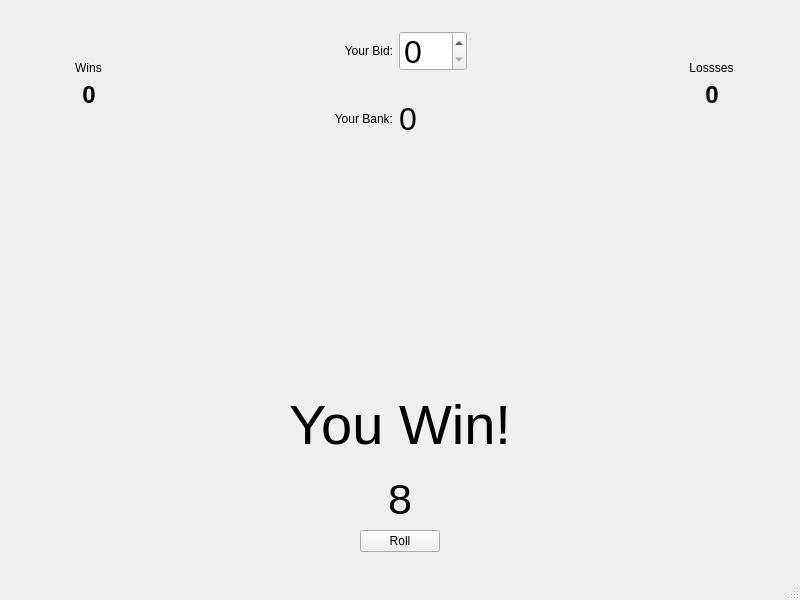
<?xml version="1.0" encoding="UTF-8"?>
<ui version="4.0">
 <class>MainWindow</class>
 <widget class="QMainWindow" name="MainWindow">
  <property name="geometry">
   <rect>
    <x>0</x>
    <y>0</y>
    <width>800</width>
    <height>600</height>
   </rect>
  </property>
  <property name="windowTitle">
   <string>MainWindow</string>
  </property>
  <widget class="QWidget" name="centralwidget">
   <layout class="QGridLayout" name="gridLayout_2">
    <item row="0" column="0">
     <layout class="QVBoxLayout" name="verticalLayout_6">
      <item>
       <layout class="QHBoxLayout" name="horizontalLayout_5">
        <item>
         <layout class="QVBoxLayout" name="verticalLayout_3">
          <item>
           <spacer name="verticalSpacer_6">
            <property name="orientation">
             <enum>Qt::Vertical</enum>
            </property>
            <property name="sizeHint" stdset="0">
             <size>
              <width>20</width>
              <height>10</height>
             </size>
            </property>
           </spacer>
          </item>
          <item>
           <layout class="QVBoxLayout" name="verticalLayout">
            <item>
             <widget class="QLabel" name="yourWinsLabel">
              <property name="minimumSize">
               <size>
                <width>80</width>
                <height>0</height>
               </size>
              </property>
              <property name="text">
               <string>Wins</string>
              </property>
              <property name="alignment">
               <set>Qt::AlignCenter</set>
              </property>
             </widget>
            </item>
            <item>
             <layout class="QHBoxLayout" name="horizontalLayout_3">
              <item>
               <spacer name="horizontalSpacer_6">
                <property name="orientation">
                 <enum>Qt::Horizontal</enum>
                </property>
                <property name="sizeHint" stdset="0">
                 <size>
                  <width>40</width>
                  <height>20</height>
                 </size>
                </property>
               </spacer>
              </item>
              <item>
               <widget class="QLabel" name="winsLabel">
                <property name="font">
                 <font>
                  <pointsize>18</pointsize>
                  <weight>75</weight>
                  <bold>true</bold>
                 </font>
                </property>
                <property name="text">
                 <string>0</string>
                </property>
                <property name="alignment">
                 <set>Qt::AlignCenter</set>
                </property>
               </widget>
              </item>
              <item>
               <spacer name="horizontalSpacer_7">
                <property name="orientation">
                 <enum>Qt::Horizontal</enum>
                </property>
                <property name="sizeHint" stdset="0">
                 <size>
                  <width>40</width>
                  <height>20</height>
                 </size>
                </property>
               </spacer>
              </item>
             </layout>
            </item>
           </layout>
          </item>
          <item>
           <spacer name="verticalSpacer_7">
            <property name="orientation">
             <enum>Qt::Vertical</enum>
            </property>
            <property name="sizeHint" stdset="0">
             <size>
              <width>20</width>
              <height>20</height>
             </size>
            </property>
           </spacer>
          </item>
         </layout>
        </item>
        <item>
         <spacer name="horizontalSpacer_10">
          <property name="orientation">
           <enum>Qt::Horizontal</enum>
          </property>
          <property name="sizeHint" stdset="0">
           <size>
            <width>40</width>
            <height>20</height>
           </size>
          </property>
         </spacer>
        </item>
        <item>
         <layout class="QGridLayout" name="gridLayout">
          <item row="0" column="0">
           <widget class="QLabel" name="label">
            <property name="text">
             <string>Your Bid:</string>
            </property>
            <property name="alignment">
             <set>Qt::AlignRight|Qt::AlignTrailing|Qt::AlignVCenter</set>
            </property>
           </widget>
          </item>
          <item row="0" column="1">
           <widget class="QSpinBox" name="bidSpinBox">
            <property name="minimumSize">
             <size>
              <width>0</width>
              <height>40</height>
             </size>
            </property>
            <property name="maximumSize">
             <size>
              <width>16777215</width>
              <height>40</height>
             </size>
            </property>
            <property name="font">
             <font>
              <pointsize>24</pointsize>
             </font>
            </property>
           </widget>
          </item>
          <item row="1" column="0">
           <widget class="QLabel" name="label_2">
            <property name="text">
             <string>Your Bank:</string>
            </property>
            <property name="alignment">
             <set>Qt::AlignRight|Qt::AlignTrailing|Qt::AlignVCenter</set>
            </property>
           </widget>
          </item>
          <item row="1" column="1">
           <widget class="QLabel" name="bankValue">
            <property name="minimumSize">
             <size>
              <width>0</width>
              <height>40</height>
             </size>
            </property>
            <property name="maximumSize">
             <size>
              <width>16777215</width>
              <height>40</height>
             </size>
            </property>
            <property name="font">
             <font>
              <pointsize>24</pointsize>
             </font>
            </property>
            <property name="text">
             <string>0</string>
            </property>
            <property name="alignment">
             <set>Qt::AlignLeading|Qt::AlignLeft|Qt::AlignVCenter</set>
            </property>
            <property name="margin">
             <number>5</number>
            </property>
           </widget>
          </item>
         </layout>
        </item>
        <item>
         <spacer name="horizontalSpacer_11">
          <property name="orientation">
           <enum>Qt::Horizontal</enum>
          </property>
          <property name="sizeHint" stdset="0">
           <size>
            <width>40</width>
            <height>20</height>
           </size>
          </property>
         </spacer>
        </item>
        <item>
         <layout class="QVBoxLayout" name="verticalLayout_4">
          <item>
           <spacer name="verticalSpacer_9">
            <property name="orientation">
             <enum>Qt::Vertical</enum>
            </property>
            <property name="sizeHint" stdset="0">
             <size>
              <width>20</width>
              <height>10</height>
             </size>
            </property>
           </spacer>
          </item>
          <item>
           <layout class="QVBoxLayout" name="verticalLayout_5">
            <item>
             <widget class="QLabel" name="yourWinsLabel_2">
              <property name="minimumSize">
               <size>
                <width>80</width>
                <height>0</height>
               </size>
              </property>
              <property name="text">
               <string>Lossses</string>
              </property>
              <property name="alignment">
               <set>Qt::AlignCenter</set>
              </property>
             </widget>
            </item>
            <item>
             <layout class="QHBoxLayout" name="horizontalLayout_4">
              <item>
               <spacer name="horizontalSpacer_8">
                <property name="orientation">
                 <enum>Qt::Horizontal</enum>
                </property>
                <property name="sizeHint" stdset="0">
                 <size>
                  <width>40</width>
                  <height>20</height>
                 </size>
                </property>
               </spacer>
              </item>
              <item>
               <widget class="QLabel" name="lossesLabel">
                <property name="font">
                 <font>
                  <pointsize>18</pointsize>
                  <weight>75</weight>
                  <bold>true</bold>
                 </font>
                </property>
                <property name="text">
                 <string>0</string>
                </property>
                <property name="alignment">
                 <set>Qt::AlignCenter</set>
                </property>
               </widget>
              </item>
              <item>
               <spacer name="horizontalSpacer_9">
                <property name="orientation">
                 <enum>Qt::Horizontal</enum>
                </property>
                <property name="sizeHint" stdset="0">
                 <size>
                  <width>40</width>
                  <height>20</height>
                 </size>
                </property>
               </spacer>
              </item>
             </layout>
            </item>
           </layout>
          </item>
          <item>
           <spacer name="verticalSpacer_10">
            <property name="orientation">
             <enum>Qt::Vertical</enum>
            </property>
            <property name="sizeHint" stdset="0">
             <size>
              <width>20</width>
              <height>20</height>
             </size>
            </property>
           </spacer>
          </item>
         </layout>
        </item>
       </layout>
      </item>
      <item>
       <layout class="QHBoxLayout" name="horizontalLayout">
        <item>
         <spacer name="horizontalSpacer">
          <property name="orientation">
           <enum>Qt::Horizontal</enum>
          </property>
          <property name="sizeType">
           <enum>QSizePolicy::MinimumExpanding</enum>
          </property>
          <property name="sizeHint" stdset="0">
           <size>
            <width>40</width>
            <height>20</height>
           </size>
          </property>
         </spacer>
        </item>
        <item>
         <widget class="QLabel" name="die1View">
          <property name="sizePolicy">
           <sizepolicy hsizetype="Fixed" vsizetype="Fixed">
            <horstretch>0</horstretch>
            <verstretch>0</verstretch>
           </sizepolicy>
          </property>
          <property name="minimumSize">
           <size>
            <width>180</width>
            <height>180</height>
           </size>
          </property>
          <property name="font">
           <font>
            <pointsize>72</pointsize>
            <weight>75</weight>
            <bold>true</bold>
           </font>
          </property>
          <property name="text">
           <string/>
          </property>
          <property name="pixmap">
           <pixmap resource="crapsResources.qrc">:/1</pixmap>
          </property>
          <property name="alignment">
           <set>Qt::AlignCenter</set>
          </property>
         </widget>
        </item>
        <item>
         <spacer name="horizontalSpacer_2">
          <property name="orientation">
           <enum>Qt::Horizontal</enum>
          </property>
          <property name="sizeType">
           <enum>QSizePolicy::MinimumExpanding</enum>
          </property>
          <property name="sizeHint" stdset="0">
           <size>
            <width>40</width>
            <height>20</height>
           </size>
          </property>
         </spacer>
        </item>
        <item>
         <widget class="QLabel" name="die2View">
          <property name="sizePolicy">
           <sizepolicy hsizetype="Fixed" vsizetype="Fixed">
            <horstretch>0</horstretch>
            <verstretch>0</verstretch>
           </sizepolicy>
          </property>
          <property name="minimumSize">
           <size>
            <width>180</width>
            <height>180</height>
           </size>
          </property>
          <property name="font">
           <font>
            <pointsize>72</pointsize>
            <weight>75</weight>
            <bold>true</bold>
           </font>
          </property>
          <property name="text">
           <string/>
          </property>
          <property name="pixmap">
           <pixmap resource="crapsResources.qrc">:/1</pixmap>
          </property>
          <property name="alignment">
           <set>Qt::AlignCenter</set>
          </property>
         </widget>
        </item>
        <item>
         <spacer name="horizontalSpacer_3">
          <property name="orientation">
           <enum>Qt::Horizontal</enum>
          </property>
          <property name="sizeType">
           <enum>QSizePolicy::MinimumExpanding</enum>
          </property>
          <property name="sizeHint" stdset="0">
           <size>
            <width>40</width>
            <height>20</height>
           </size>
          </property>
         </spacer>
        </item>
       </layout>
      </item>
      <item>
       <layout class="QVBoxLayout" name="verticalLayout_2">
        <item>
         <spacer name="verticalSpacer_2">
          <property name="orientation">
           <enum>Qt::Vertical</enum>
          </property>
          <property name="sizeHint" stdset="0">
           <size>
            <width>20</width>
            <height>40</height>
           </size>
          </property>
         </spacer>
        </item>
        <item>
         <widget class="QLabel" name="resultsLabel">
          <property name="font">
           <font>
            <pointsize>42</pointsize>
           </font>
          </property>
          <property name="text">
           <string>You Win!</string>
          </property>
          <property name="alignment">
           <set>Qt::AlignCenter</set>
          </property>
         </widget>
        </item>
        <item>
         <spacer name="verticalSpacer_4">
          <property name="orientation">
           <enum>Qt::Vertical</enum>
          </property>
          <property name="sizeHint" stdset="0">
           <size>
            <width>20</width>
            <height>13</height>
           </size>
          </property>
         </spacer>
        </item>
        <item>
         <widget class="QLabel" name="rollingForLabel">
          <property name="font">
           <font>
            <pointsize>32</pointsize>
           </font>
          </property>
          <property name="text">
           <string>8</string>
          </property>
          <property name="alignment">
           <set>Qt::AlignCenter</set>
          </property>
         </widget>
        </item>
        <item>
         <layout class="QHBoxLayout" name="horizontalLayout_2">
          <item>
           <spacer name="horizontalSpacer_5">
            <property name="orientation">
             <enum>Qt::Horizontal</enum>
            </property>
            <property name="sizeHint" stdset="0">
             <size>
              <width>40</width>
              <height>20</height>
             </size>
            </property>
           </spacer>
          </item>
          <item>
           <widget class="QPushButton" name="rollButton">
            <property name="text">
             <string>Roll</string>
            </property>
           </widget>
          </item>
          <item>
           <spacer name="horizontalSpacer_4">
            <property name="orientation">
             <enum>Qt::Horizontal</enum>
            </property>
            <property name="sizeHint" stdset="0">
             <size>
              <width>40</width>
              <height>20</height>
             </size>
            </property>
           </spacer>
          </item>
         </layout>
        </item>
        <item>
         <spacer name="verticalSpacer_3">
          <property name="orientation">
           <enum>Qt::Vertical</enum>
          </property>
          <property name="sizeHint" stdset="0">
           <size>
            <width>20</width>
            <height>17</height>
           </size>
          </property>
         </spacer>
        </item>
       </layout>
      </item>
     </layout>
    </item>
   </layout>
  </widget>
  <widget class="QMenuBar" name="menubar">
   <property name="geometry">
    <rect>
     <x>0</x>
     <y>0</y>
     <width>800</width>
     <height>22</height>
    </rect>
   </property>
  </widget>
  <widget class="QStatusBar" name="statusbar"/>
 </widget>
 <resources>
  <include location="crapsResources.qrc"/>
  <include location="../../../Python Assignments/Craps Project/Craps/crapsResources.qrc"/>
 </resources>
 <connections/>
</ui>
